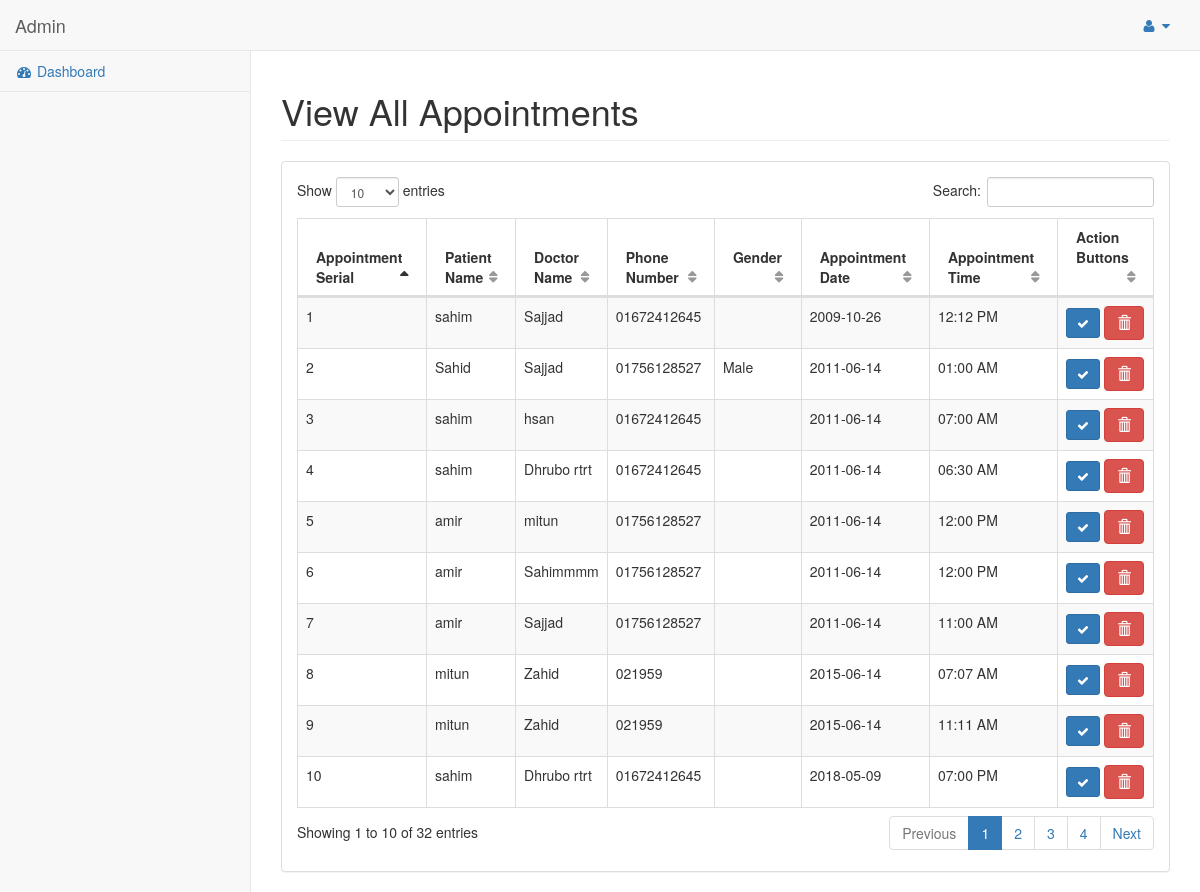
Before: /index.php/appointment/manage_appointment with the older database file.
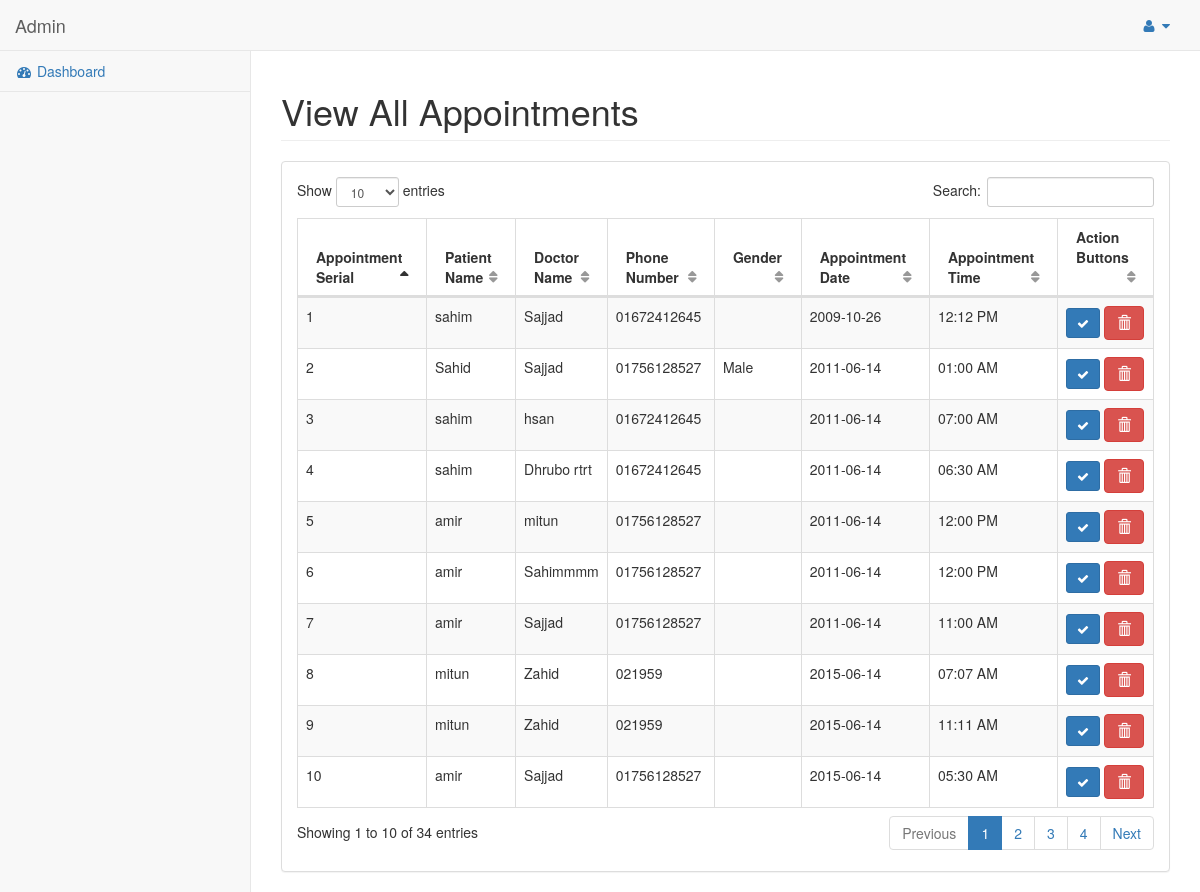
After: the same page with the newer database file.
### tables this page shows
CREATE TABLE `tbl_appointment` (
  `appointment_id` int(11) NOT NULL,
  `doc_id` int(11) NOT NULL,
  `patient_id` int(11) NOT NULL,
  `patient_name` varchar(255) NOT NULL,
  `phone_number` varchar(100) NOT NULL,
  `gender` varchar(50) NOT NULL,
  `appointment_date` date NOT NULL,
  `appointment_time` time NOT NULL,
  `appointment_status` tinyint(3) NOT NULL DEFAULT '1'
);

CREATE TABLE `tbl_doctor` (
  `doc_id` int(11) NOT NULL,
  `hospital_id` int(11) NOT NULL,
  `doc_name` varchar(255) NOT NULL,
  `doc_image` text NOT NULL,
  `doc_email` varchar(255) NOT NULL,
  `doc_password` varchar(255) NOT NULL,
  `doc_mobile_no` varchar(16) NOT NULL,
  `doc_qualification` varchar(255) NOT NULL,
  `doc_designation` varchar(255) NOT NULL,
  `doc_category` varchar(255) NOT NULL,
  `symptoms` varchar(255) NOT NULL,
  `disease` varchar(255) NOT NULL,
  `doc_birth_date` date NOT NULL,
  `doc_join_date` date NOT NULL,
  `doc_chamber` varchar(255) NOT NULL,
  `doc_fee` int(100) NOT NULL,
  `doc_status` tinyint(3) NOT NULL
);

### application/controllers/Appointment.php (called while the page is built, shortened)
<?php
class Appointment extends CI_Controller
{
    public function __construct()
    {
        $this->load->model('appointment_model');
    }
    public function manage_appointment()
    {
        $data = array();
        $data['app_data'] = $this->appointment_model->select_all_appointments();
        $data['dashboard'] = $this->load->view('admin/admin_pages/manage_appointment_form', $data, true);
        $this->load->view('admin/admin_master', $data);
    }
}

### index.php (called while the page is built, shortened)
<?php
require_once BASEPATH.'core/CodeIgniter.php';

### application/models/Appointment_model.php (called while the page is built, shortened)
<?php
class Appointment_model extends CI_Model
{
    public function select_all_appointments()
    {
        $result = $this->db->select('*')
            ->from('tbl_appointment')
            ->order_by('appointment_date asc', 'appointment_time desc')
            ->get()
            ->result();
        return $result;
    }
}

### application/models/Doctor_model.php (called while the page is built, shortened)
<?php
class Doctor_model extends CI_Model
{
    public function get_doctor_record_for_image($doc_image)
    {
        return $this->db->where('doc_id', $doc_image)->get('tbl_doctor')->row();
    }
}

### application/views/admin/admin_pages/manage_appointment_form.php (the view, shortened to what this page needs)
<div class="row">
    <div class="col-lg-12">
        <h1 class="page-header">View All Appointments</h1>
    </div>
</div>
<div class="row">
    <div class="col-lg-12">
        <div class="panel panel-default">
            <div class="panel-body">
                <table width="100%" class="table table-striped table-bordered table-hover" id="dataTables-example">
                    <thead>
                    <tr>
                        <th>Appointment Serial</th>
                        <th>Patient Name</th>
                        <th>Doctor Name</th>
                        <th>Phone Number</th>
                        <th>Gender</th>
                        <th>Appointment Date</th>
                        <th>Appointment Time</th>
                        <th>Action Buttons</th>
                    </tr>
                    </thead>
                    <tbody>
                    <?php
                    $i = 1;
                    foreach ($app_data as $v_app) {
                        $doc_name = $this->doctor_model->get_doctor_record_for_image($v_app->doc_id);
                        ?>
                        <tr>
                            <td><?php echo $i++?></td>
                            <td><?php echo $v_app->patient_name ?></td>
                            <td><?php echo $doc_name->doc_name ?></td>
                            <td><?php echo $v_app->phone_number ?></td>
                            <td><?php echo $v_app->gender ?></td>
                            <td><?php echo $v_app->appointment_date ?></td>
                            <td><?php echo date('h:i A', strtotime($v_app->appointment_time)) ?></td>
                            <td>
                                <a href="<?php echo base_url("appointment/done_appointment/$v_app->appointment_id")?>" class='btn btn-primary btn-sm' title="Update Status">
                                    <i class=" fa fa-check "></i>
                                </a>
                                <a href="<?php echo base_url("appointment/delete_appointment/$v_app->appointment_id") ?>"
                                   class="btn btn-danger" title="Delete"
                                   onclick="return confirm('Are you sure want to delete!!')"><span
                                            class="glyphicon glyphicon-trash"></span></a>
                            </td>
                        </tr>
                    <?php } ?>
                    </tbody>
                </table>
            </div>
        </div>
    </div>
</div>

Changed rows visible on the page:
no longer on this page (row unchanged): tbl_appointment: patient_name "sahim", doc.doc_name "Dhrubo rtrt", phone_number "01672412645", appointment_date "2018-05-09", appointment_time "07:00 PM"
added tbl_appointment: patient_name "amir", doc.doc_name "Sajjad", phone_number "01756128527", appointment_date "2015-06-14", appointment_time "05:30 AM"
Other visible differences:
text written by a page script: "Show entries Search: Showing 1 to 10 of 32 entries Previous 1 2 3 4 Next" → "Show entries Search: Showing 1 to 10 of 34 entries Previous 1 2 3 4 Next"
